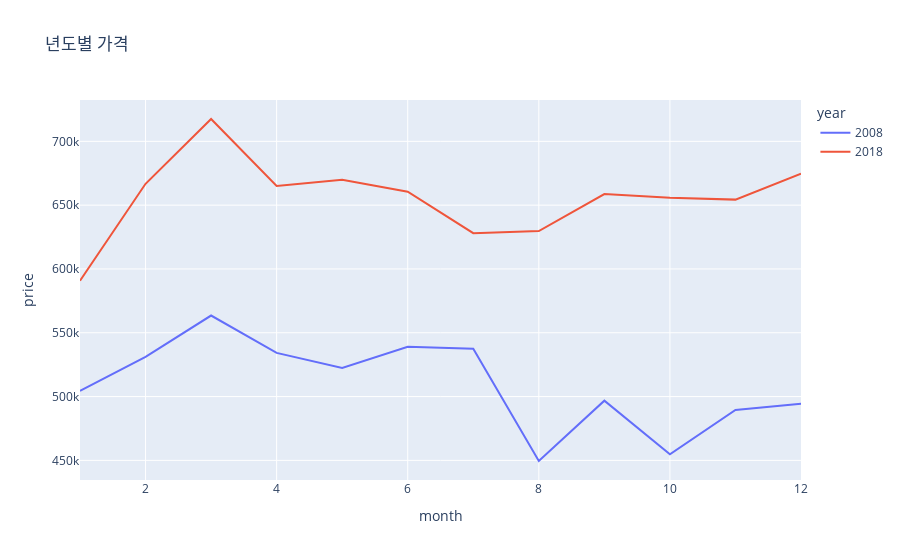

Notebook source saved alongside this figure:
### Code cell
fig = px.line(result, x='month', y='price', color='year', title='년도별 가격')

fig.show()

### Figure 1 — Plotly figure (JSON) as saved in the notebook; plotly's stock layout.template omitted (floating-point values rounded to 4 significant figures)
{"data": [{"hovertemplate": "year=2008<br>month=%{x}<br>price=%{y}<extra></extra>", "legendgroup": "2008", "line": {"color": "#636efa", "dash": "solid"}, "marker": {"symbol": "circle"}, "mode": "lines", "name": "2008", "orientation": "v", "showlegend": true, "type": "scatter", "x": [1, 2, 3, 4, 5, 6, 7, 8, 9, 10, 11, 12], "xaxis": "x", "y": [504429, 531080, 563500, 534205, 522395, 539093, 537453, 449510, 496779, 454822, 489546, 494411], "yaxis": "y"}, {"hovertemplate": "year=2018<br>month=%{x}<br>price=%{y}<extra></extra>", "legendgroup": "2018", "line": {"color": "#EF553B", "dash": "solid"}, "marker": {"symbol": "circle"}, "mode": "lines", "name": "2018", "orientation": "v", "showlegend": true, "type": "scatter", "x": [1, 2, 3, 4, 5, 6, 7, 8, 9, 10, 11, 12], "xaxis": "x", "y": [590754, 666738, 717516, 665040, 669841, 660529, 628074, 629684, 658647, 655745, 654335, 674591], "yaxis": "y"}], "layout": {"legend": {"title": {"text": "year"}, "tracegroupgap": 0}, "title": {"text": "년도별 가격"}, "xaxis": {"anchor": "y", "domain": [0, 1], "title": {"text": "month"}}, "yaxis": {"anchor": "x", "domain": [0, 1], "title": {"text": "price"}}}}
